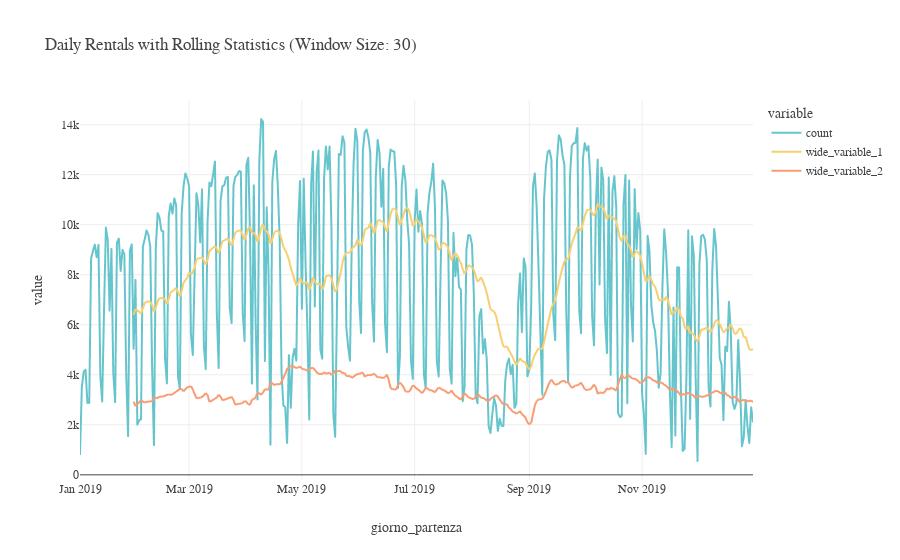

Source (notebook cell):
### Code cell
daily_outflow.plot(
    y = [
        "count",
        daily_outflow["count"].rolling(30).mean(),
        daily_outflow["count"].rolling(30).std()
    ],
    title = "Daily Rentals with Rolling Statistics (Window Size: 30)",
    color_discrete_sequence = px.colors.qualitative.Pastel
) \
    .update_layout(**plotly_styles) \
    .update_traces(hovertemplate=None)

### Figure 1 — Plotly figure (JSON) as saved in the notebook; plotly's stock layout.template omitted (floating-point values rounded to 4 significant figures; data arrays with more than 128 entries replaced by an {"elided": "..."} marker saying what was removed)
{"data": [{"legendgroup": "count", "line": {"color": "rgb(102, 197, 204)", "dash": "solid"}, "mode": "lines", "name": "count", "showlegend": true, "type": "scattergl", "x": {"elided": "365 str values"}, "xaxis": "x", "y": {"elided": "365 int values"}, "yaxis": "y"}, {"legendgroup": "wide_variable_1", "line": {"color": "rgb(246, 207, 113)", "dash": "solid"}, "mode": "lines", "name": "wide_variable_1", "showlegend": true, "type": "scattergl", "x": {"elided": "365 str values"}, "xaxis": "x", "y": {"elided": "365 float values"}, "yaxis": "y"}, {"legendgroup": "wide_variable_2", "line": {"color": "rgb(248, 156, 116)", "dash": "solid"}, "mode": "lines", "name": "wide_variable_2", "showlegend": true, "type": "scattergl", "x": {"elided": "365 str values"}, "xaxis": "x", "y": {"elided": "365 float values"}, "yaxis": "y"}], "layout": {"font": {"family": "DejaVuSansMono Nerd Font"}, "legend": {"title": {"text": "variable"}, "tracegroupgap": 0}, "title": {"text": "Daily Rentals with Rolling Statistics (Window Size: 30)", "x": 0.05, "xanchor": "left"}, "xaxis": {"anchor": "y", "domain": [0, 1], "title": {"text": "giorno_partenza"}}, "yaxis": {"anchor": "x", "domain": [0, 1], "title": {"text": "value"}}}}
